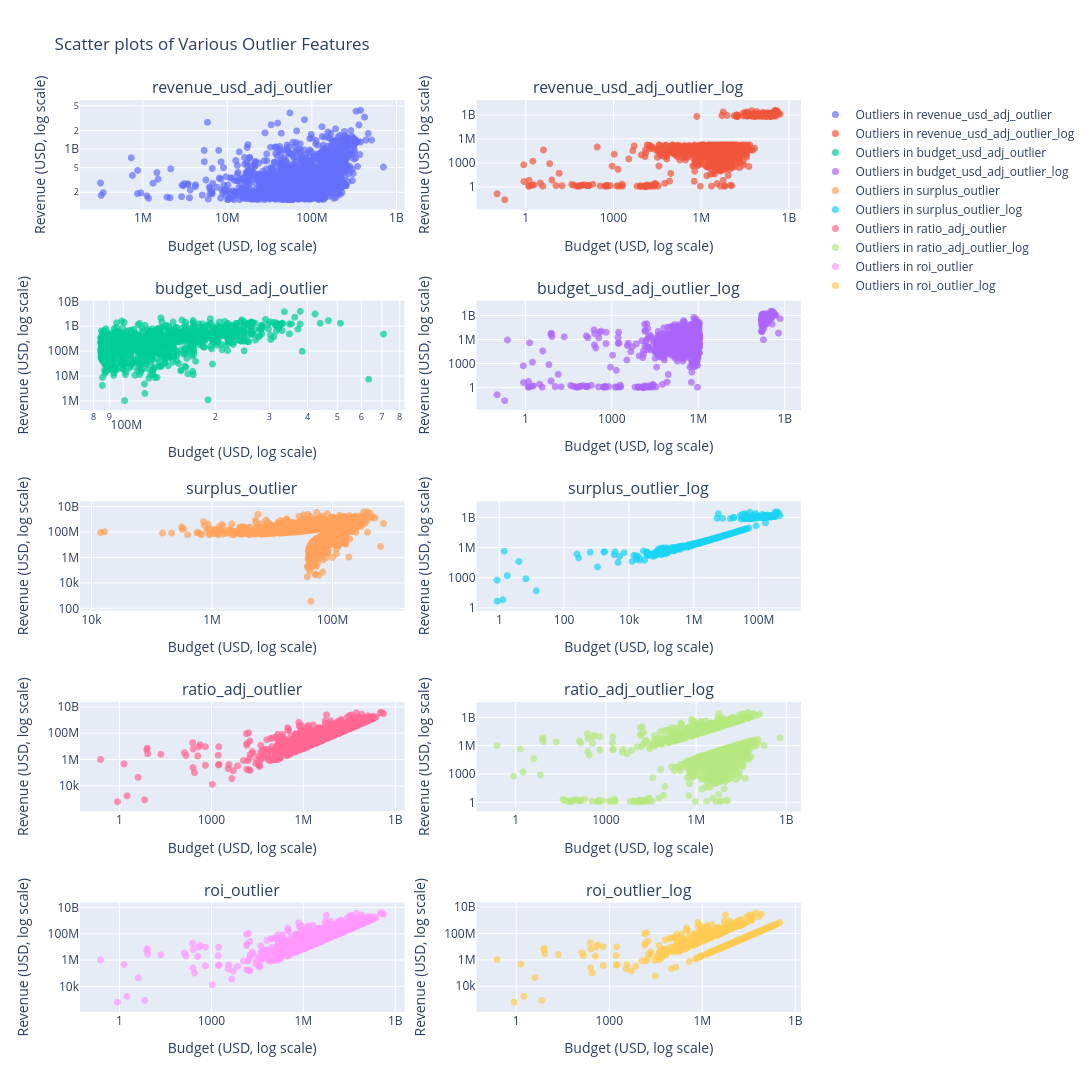

The notebook cell saved with this chart:
### Code cell
outlier_features = [
    "revenue_usd_adj_outlier",
    "revenue_usd_adj_outlier_log",
    "budget_usd_adj_outlier",
    "budget_usd_adj_outlier_log",
    "surplus_outlier",
    "surplus_outlier_log",
    "ratio_adj_outlier",
    "ratio_adj_outlier_log",
    "roi_outlier",
    "roi_outlier_log",
]

# Create a 5x2 subplot grid
fig = make_subplots(rows=5, cols=2, subplot_titles=outlier_features)

# Populate the subplots with scatter plots
for index, feature in enumerate(outlier_features):
    row = (index // 2) + 1
    col = (index % 2) + 1
    # Filter data for the current feature
    current_data = movie[movie[feature]]

    # Add a scatter plot to the current subplot
    fig.add_trace(
        go.Scattergl(
            x=current_data["budget_usd_adj"],
            y=current_data["revenue_usd_adj"],
            mode="markers",
            marker=dict(size=7, opacity=0.7),
            name=f"Outliers in {feature}",  # Legend name
        ),
        row=row,
        col=col,
    )

    # Print number of outliers in the console/log
    print(f"Number of outliers in {feature}: ", len(current_data))

# Update layout for better appearance and readability
fig.update_layout(
    height=1500,
    width=1200,
    title_text="Scatter plots of Various Outlier Features",
    showlegend=True,
)
fig.update_xaxes(title_text="Budget (USD, log scale)", type="log")
fig.update_yaxes(title_text="Revenue (USD, log scale)", type="log")

# Show the figure
fig.show()

### Figure 1 — Plotly figure (JSON) as saved in the notebook; plotly's stock layout.template omitted (floating-point values rounded to 4 significant figures; data arrays with more than 128 entries replaced by an {"elided": "..."} marker saying what was removed)
{"data": [{"marker": {"opacity": 0.7, "size": 7}, "mode": "markers", "name": "Outliers in revenue_usd_adj_outlier", "type": "scattergl", "x": {"elided": "1510 float values"}, "xaxis": "x", "y": {"elided": "1510 float values"}, "yaxis": "y"}, {"marker": {"opacity": 0.7, "size": 7}, "mode": "markers", "name": "Outliers in revenue_usd_adj_outlier_log", "type": "scattergl", "x": {"elided": "1283 float values"}, "xaxis": "x2", "y": {"elided": "1283 float values"}, "yaxis": "y2"}, {"marker": {"opacity": 0.7, "size": 7}, "mode": "markers", "name": "Outliers in budget_usd_adj_outlier", "type": "scattergl", "x": {"elided": "1027 float values"}, "xaxis": "x3", "y": {"elided": "1027 float values"}, "yaxis": "y3"}, {"marker": {"opacity": 0.7, "size": 7}, "mode": "markers", "name": "Outliers in budget_usd_adj_outlier_log", "type": "scattergl", "x": {"elided": "1181 float values"}, "xaxis": "x4", "y": {"elided": "1181 float values"}, "yaxis": "y4"}, {"marker": {"opacity": 0.7, "size": 7}, "mode": "markers", "name": "Outliers in surplus_outlier", "type": "scattergl", "x": {"elided": "2306 float values"}, "xaxis": "x5", "y": {"elided": "2306 float values"}, "yaxis": "y5"}, {"marker": {"opacity": 0.7, "size": 7}, "mode": "markers", "name": "Outliers in surplus_outlier_log", "type": "scattergl", "x": {"elided": "367 float values"}, "xaxis": "x6", "y": {"elided": "367 float values"}, "yaxis": "y6"}, {"marker": {"opacity": 0.7, "size": 7}, "mode": "markers", "name": "Outliers in ratio_adj_outlier", "type": "scattergl", "x": {"elided": "1140 float values"}, "xaxis": "x7", "y": {"elided": "1140 float values"}, "yaxis": "y7"}, {"marker": {"opacity": 0.7, "size": 7}, "mode": "markers", "name": "Outliers in ratio_adj_outlier_log", "type": "scattergl", "x": {"elided": "1693 float values"}, "xaxis": "x8", "y": {"elided": "1693 float values"}, "yaxis": "y8"}, {"marker": {"opacity": 0.7, "size": 7}, "mode": "markers", "name": "Outliers in roi_outlier", "type": "scattergl", "x": {"elided": "1140 float values"}, "xaxis": "x9", "y": {"elided": "1140 float values"}, "yaxis": "y9"}, {"marker": {"opacity": 0.7, "size": 7}, "mode": "markers", "name": "Outliers in roi_outlier_log", "type": "scattergl", "x": {"elided": "579 float values"}, "xaxis": "x10", "y": {"elided": "579 float values"}, "yaxis": "y10"}], "layout": {"annotations": [{"font": {"size": 16}, "showarrow": false, "text": "revenue_usd_adj_outlier", "x": 0.225, "xanchor": "center", "xref": "paper", "y": 1, "yanchor": "bottom", "yref": "paper"}, {"font": {"size": 16}, "showarrow": false, "text": "revenue_usd_adj_outlier_log", "x": 0.775, "xanchor": "center", "xref": "paper", "y": 1, "yanchor": "bottom", "yref": "paper"}, {"font": {"size": 16}, "showarrow": false, "text": "budget_usd_adj_outlier", "x": 0.225, "xanchor": "center", "xref": "paper", "y": 0.78, "yanchor": "bottom", "yref": "paper"}, {"font": {"size": 16}, "showarrow": false, "text": "budget_usd_adj_outlier_log", "x": 0.775, "xanchor": "center", "xref": "paper", "y": 0.78, "yanchor": "bottom", "yref": "paper"}, {"font": {"size": 16}, "showarrow": false, "text": "surplus_outlier", "x": 0.225, "xanchor": "center", "xref": "paper", "y": 0.56, "yanchor": "bottom", "yref": "paper"}, {"font": {"size": 16}, "showarrow": false, "text": "surplus_outlier_log", "x": 0.775, "xanchor": "center", "xref": "paper", "y": 0.56, "yanchor": "bottom", "yref": "paper"}, {"font": {"size": 16}, "showarrow": false, "text": "ratio_adj_outlier", "x": 0.225, "xanchor": "center", "xref": "paper", "y": 0.34, "yanchor": "bottom", "yref": "paper"}, {"font": {"size": 16}, "showarrow": false, "text": "ratio_adj_outlier_log", "x": 0.775, "xanchor": "center", "xref": "paper", "y": 0.34, "yanchor": "bottom", "yref": "paper"}, {"font": {"size": 16}, "showarrow": false, "text": "roi_outlier", "x": 0.225, "xanchor": "center", "xref": "paper", "y": 0.12, "yanchor": "bottom", "yref": "paper"}, {"font": {"size": 16}, "showarrow": false, "text": "roi_outlier_log", "x": 0.775, "xanchor": "center", "xref": "paper", "y": 0.12, "yanchor": "bottom", "yref": "paper"}], "height": 1500, "showlegend": true, "title": {"text": "Scatter plots of Various Outlier Features"}, "width": 1200, "xaxis": {"anchor": "y", "domain": [0, 0.45], "title": {"text": "Budget (USD, log scale)"}, "type": "log"}, "xaxis10": {"anchor": "y10", "domain": [0.55, 1], "title": {"text": "Budget (USD, log scale)"}, "type": "log"}, "xaxis2": {"anchor": "y2", "domain": [0.55, 1], "title": {"text": "Budget (USD, log scale)"}, "type": "log"}, "xaxis3": {"anchor": "y3", "domain": [0, 0.45], "title": {"text": "Budget (USD, log scale)"}, "type": "log"}, "xaxis4": {"anchor": "y4", "domain": [0.55, 1], "title": {"text": "Budget (USD, log scale)"}, "type": "log"}, "xaxis5": {"anchor": "y5", "domain": [0, 0.45], "title": {"text": "Budget (USD, log scale)"}, "type": "log"}, "xaxis6": {"anchor": "y6", "domain": [0.55, 1], "title": {"text": "Budget (USD, log scale)"}, "type": "log"}, "xaxis7": {"anchor": "y7", "domain": [0, 0.45], "title": {"text": "Budget (USD, log scale)"}, "type": "log"}, "xaxis8": {"anchor": "y8", "domain": [0.55, 1], "title": {"text": "Budget (USD, log scale)"}, "type": "log"}, "xaxis9": {"anchor": "y9", "domain": [0, 0.45], "title": {"text": "Budget (USD, log scale)"}, "type": "log"}, "yaxis": {"anchor": "x", "domain": [0.88, 1], "title": {"text": "Revenue (USD, log scale)"}, "type": "log"}, "yaxis10": {"anchor": "x10", "domain": [0, 0.12], "title": {"text": "Revenue (USD, log scale)"}, "type": "log"}, "yaxis2": {"anchor": "x2", "domain": [0.88, 1], "title": {"text": "Revenue (USD, log scale)"}, "type": "log"}, "yaxis3": {"anchor": "x3", "domain": [0.66, 0.78], "title": {"text": "Revenue (USD, log scale)"}, "type": "log"}, "yaxis4": {"anchor": "x4", "domain": [0.66, 0.78], "title": {"text": "Revenue (USD, log scale)"}, "type": "log"}, "yaxis5": {"anchor": "x5", "domain": [0.44, 0.56], "title": {"text": "Revenue (USD, log scale)"}, "type": "log"}, "yaxis6": {"anchor": "x6", "domain": [0.44, 0.56], "title": {"text": "Revenue (USD, log scale)"}, "type": "log"}, "yaxis7": {"anchor": "x7", "domain": [0.22, 0.34], "title": {"text": "Revenue (USD, log scale)"}, "type": "log"}, "yaxis8": {"anchor": "x8", "domain": [0.22, 0.34], "title": {"text": "Revenue (USD, log scale)"}, "type": "log"}, "yaxis9": {"anchor": "x9", "domain": [0, 0.12], "title": {"text": "Revenue (USD, log scale)"}, "type": "log"}}}
